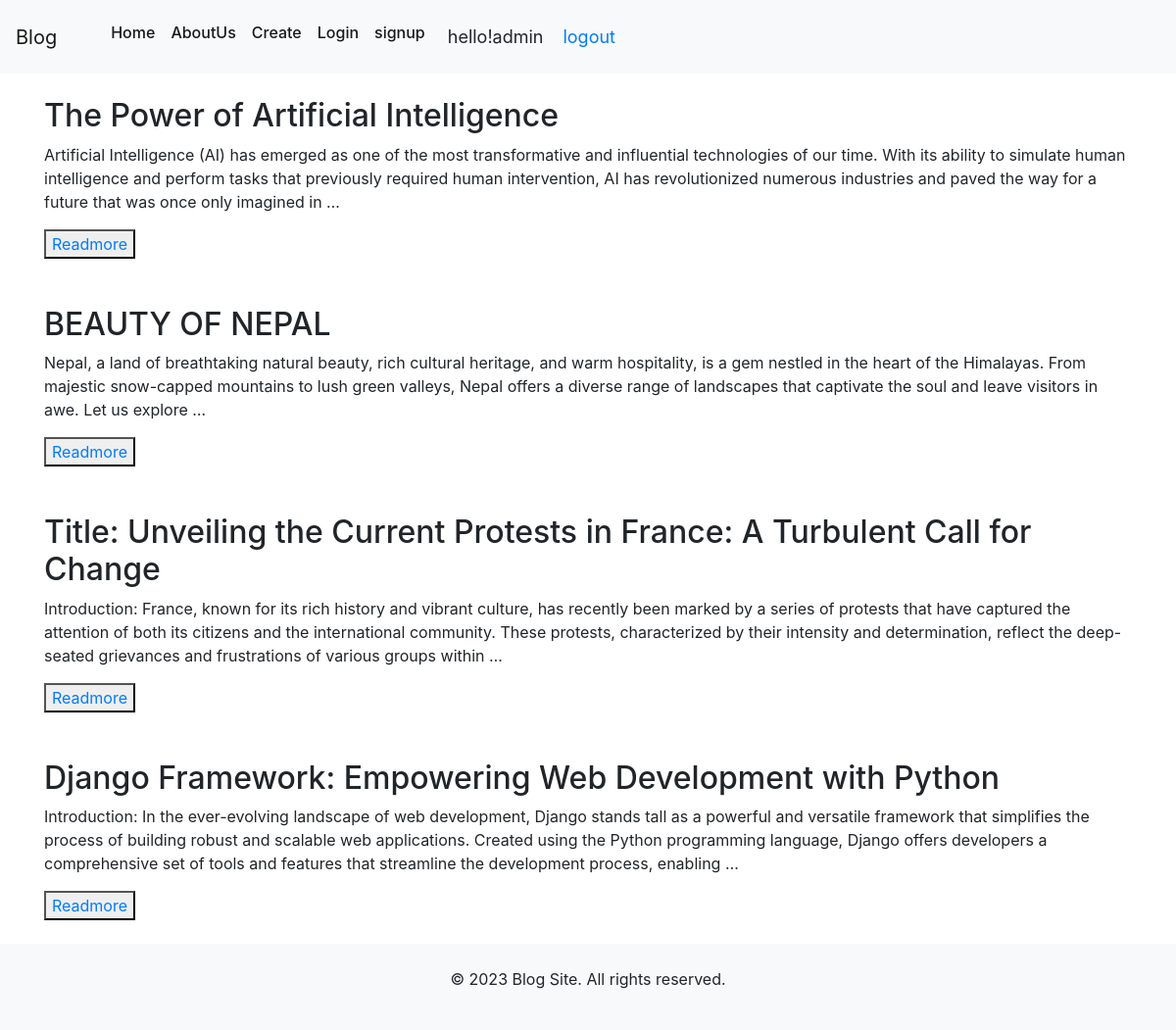
The app's page / (signed in), older data.
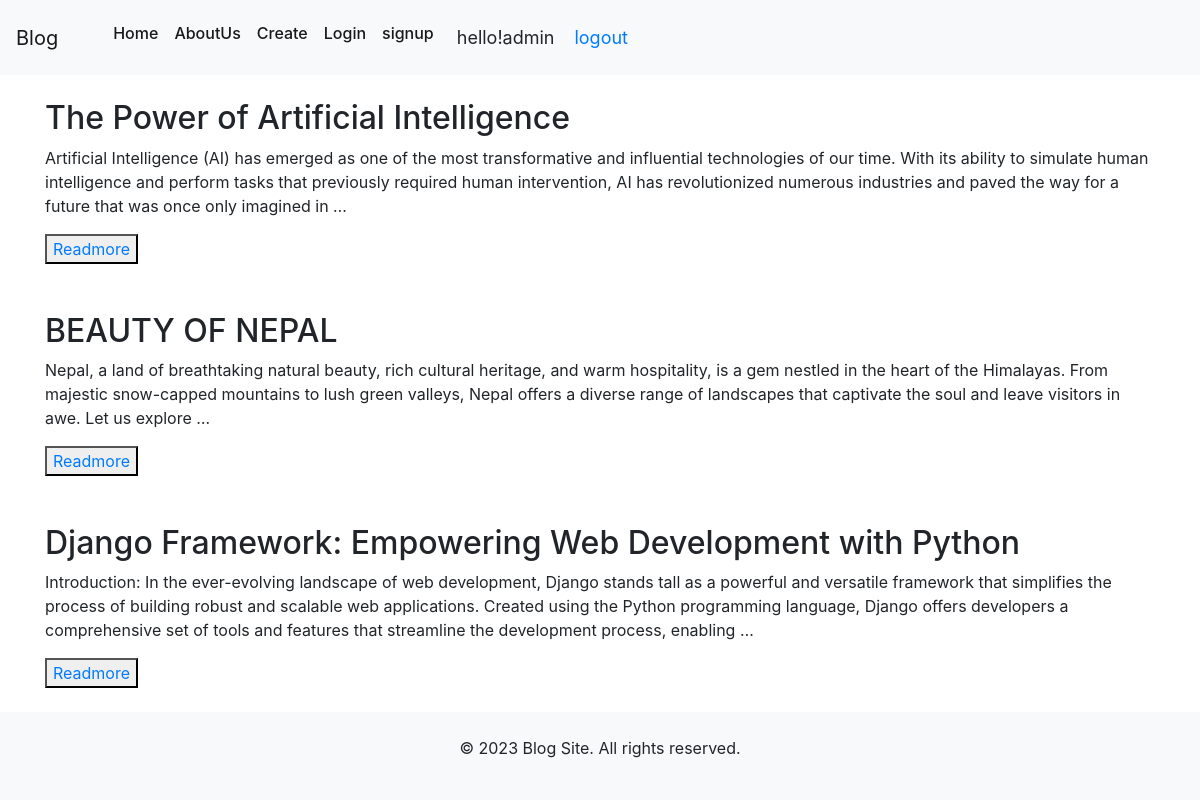
The same page, newer data.
### app/models.py (models this page shows, shortened)
class Blog(models.Model):
   title=models.CharField(max_length=150)
   body=models.TextField()
   author=models.CharField(max_length=20)

### app/views.py (the view)
# urls.py: path('',views.homepage,name='home'),
@login_required(login_url='login')
def homepage(request):                 #reading the data
    data=Blog.objects.all()
    return render(request,'index.html',{'data':data})

### templates/index.html (shortened to what this page needs)
{% extends 'base.html' %}
{% load static %}
    {% block content%}
    {%for data in data %}
        <br/>
        <h2>{{ data.title }}
        </h2>
        {{ data.body|safe|truncatewords:"50"|linebreaks }}
        <div class="button">
           <button><a href="{% url 'readmore' data.pk %}">Readmore</a></button>
        </div>
        <br>
    {% endfor %}
    {% endblock %}

### templates/base.html (shortened to what this page needs)
{% load static %}
<!DOCTYPE html>
<html lang="en">
<head>
    <link rel="stylesheet" href="https://stackpath.bootstrapcdn.com/bootstrap/4.5.2/css/bootstrap.min.css">
    <link rel="stylesheet" link="{% static 'static\css\style.css' %}">
</head>
<body>
    {% include 'header.html' %}
    <div class = 'container'>
    {% block content %}
    {% endblock %}
    </div>
    {% include 'footer.html' %}
</body>
</html>

### templates/header.html (shortened to what this page needs)
<header>
    <nav class="navbar navbar-expand-lg navbar-light bg-light">
      <a class="navbar-brand" href="/">Blog</a>
      <nav class="navbar navbar-expand-lg bg-body-tertiary">
        <div class="container-fluid">
          <div class="collapse navbar-collapse" id="navbarNavAltMarkup">
            <div class="navbar-nav">
              <a class="nav-link active" aria-current="page" href="{% url 'home' %}"><h6>Home</h6></a>
              <a class="nav-link active" href="{% url 'about' %}"><h6>AboutUs</h6></a>
              <a class="nav-link active" href="{% url 'create' %}"><h6>Create</h6></a>
              <a class="nav-link active" href="{% url 'login' %}"><h6>Login</h6></a>
              <a class="nav-link active" href="{% url 'register' %}"><h6>signup</h6></a>
            </div>
          </div>
        </div>
        <span class="hello-msg">hello!{{request.user}}</span>
        <span class="hello-msg"><a href="{% url 'logout' %}">logout</a></span>
      </nav>
      </nav>
  </header>

### templates/footer.html
<footer class="bg-light text-center py-4">
    <p>&copy; 2023 Blog Site. All rights reserved.</p>
  </footer>

### templates/header.html (style rules this page uses)
.hello-msg { font-size: 18px; margin-right: 20px; }

Row changes from the older to the newer data that the page shows:
removed Blog: title "Title: Unveiling the Current Protests in France: A Turbulent Call for Change", body "Introduction: France, known for its rich history and vibrant culture, has recently been marked by a series of protests that have captured the attention of both its citizens and the international community. These protests, characterized by their intensity and determination, reflect the deep-seated grievances and frustrations of various groups within …"
